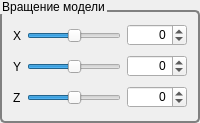
           <widget class="QGroupBox" name="gbRotation">
            <property name="sizePolicy">
             <sizepolicy hsizetype="Preferred" vsizetype="Minimum">
              <horstretch>0</horstretch>
              <verstretch>0</verstretch>
             </sizepolicy>
            </property>
            <property name="styleSheet">
             <string notr="true">QGroupBox::title {
    subcontrol-origin: margin;
    padding: 0px 0 0 0px;
}

QGroupBox {
    border: 2px solid gray;
    border-radius: 5px;
    margin-top: 10px;
}</string>
            </property>
            <property name="title">
             <string>Вращение модели</string>
            </property>
            <layout class="QGridLayout" name="gridLayout_3">
             <item row="0" column="0">
              <widget class="QLabel" name="lbRotateX">
               <property name="text">
                <string>X</string>
               </property>
              </widget>
             </item>
             <item row="0" column="1">
              <widget class="QSlider" name="hslRotateX">
               <property name="minimumSize">
                <size>
                 <width>90</width>
                 <height>25</height>
                </size>
               </property>
               <property name="cursor">
                <cursorShape>SplitHCursor</cursorShape>
               </property>
               <property name="minimum">
                <number>-360</number>
               </property>
               <property name="maximum">
                <number>360</number>
               </property>
               <property name="pageStep">
                <number>1</number>
               </property>
               <property name="value">
                <number>0</number>
               </property>
               <property name="sliderPosition">
                <number>0</number>
               </property>
               <property name="orientation">
                <enum>Qt::Horizontal</enum>
               </property>
               <property name="tickPosition">
                <enum>QSlider::NoTicks</enum>
               </property>
               <property name="tickInterval">
                <number>0</number>
               </property>
              </widget>
             </item>
             <item row="1" column="0">
              <widget class="QLabel" name="lbRotateY">
               <property name="text">
                <string>Y</string>
               </property>
              </widget>
             </item>
             <item row="1" column="1">
              <widget class="QSlider" name="hslRotateY">
               <property name="minimumSize">
                <size>
                 <width>90</width>
                 <height>25</height>
                </size>
               </property>
               <property name="cursor">
                <cursorShape>SplitHCursor</cursorShape>
               </property>
               <property name="minimum">
                <number>-360</number>
               </property>
               <property name="maximum">
                <number>360</number>
               </property>
               <property name="pageStep">
                <number>1</number>
               </property>
               <property name="value">
                <number>0</number>
               </property>
               <property name="sliderPosition">
                <number>0</number>
               </property>
               <property name="orientation">
                <enum>Qt::Horizontal</enum>
               </property>
              </widget>
             </item>
             <item row="2" column="0">
              <widget class="QLabel" name="lbRotateZ">
               <property name="text">
                <string>Z</string>
               </property>
              </widget>
             </item>
             <item row="2" column="1">
              <widget class="QSlider" name="hslRotateZ">
               <property name="minimumSize">
                <size>
                 <width>90</width>
                 <height>25</height>
                </size>
               </property>
               <property name="cursor">
                <cursorShape>SplitHCursor</cursorShape>
               </property>
               <property name="minimum">
                <number>-360</number>
               </property>
               <property name="maximum">
                <number>360</number>
               </property>
               <property name="pageStep">
                <number>1</number>
               </property>
               <property name="value">
                <number>0</number>
               </property>
               <property name="sliderPosition">
                <number>0</number>
               </property>
               <property name="orientation">
                <enum>Qt::Horizontal</enum>
               </property>
              </widget>
             </item>
             <item row="0" column="2">
              <widget class="QSpinBox" name="sbRotateX">
               <property name="minimumSize">
                <size>
                 <width>60</width>
                 <height>22</height>
                </size>
               </property>
               <property name="maximumSize">
                <size>
                 <width>56</width>
                 <height>22</height>
                </size>
               </property>
               <property name="alignment">
                <set>Qt::AlignRight|Qt::AlignTrailing|Qt::AlignVCenter</set>
               </property>
               <property name="minimum">
                <number>-360</number>
               </property>
               <property name="maximum">
                <number>360</number>
               </property>
              </widget>
             </item>
             <item row="1" column="2">
              <widget class="QSpinBox" name="sbRotateY">
               <property name="minimumSize">
                <size>
                 <width>60</width>
                 <height>22</height>
                </size>
               </property>
               <property name="maximumSize">
                <size>
                 <width>56</width>
                 <height>22</height>
                </size>
               </property>
               <property name="alignment">
                <set>Qt::AlignRight|Qt::AlignTrailing|Qt::AlignVCenter</set>
               </property>
               <property name="minimum">
                <number>-360</number>
               </property>
               <property name="maximum">
                <number>360</number>
               </property>
              </widget>
             </item>
             <item row="2" column="2">
              <widget class="QSpinBox" name="sbRotateZ">
               <property name="minimumSize">
                <size>
                 <width>60</width>
                 <height>22</height>
                </size>
               </property>
               <property name="maximumSize">
                <size>
                 <width>56</width>
                 <height>22</height>
                </size>
               </property>
               <property name="alignment">
                <set>Qt::AlignRight|Qt::AlignTrailing|Qt::AlignVCenter</set>
               </property>
               <property name="minimum">
                <number>-360</number>
               </property>
               <property name="maximum">
                <number>360</number>
               </property>
              </widget>
             </item>
            </layout>
           </widget>
